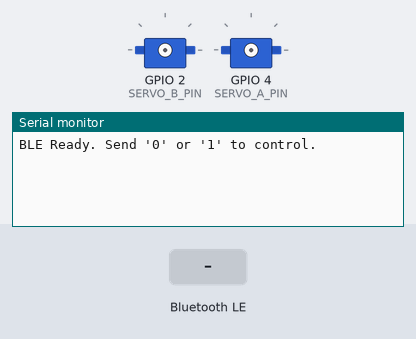
Recording of a sketch running on a simulated ESP32-C3. On the bench: 2 × servo, the last lines printed to the serial monitor. Inputs (shaded band) come from the test bench. Nothing arrives over Bluetooth unless stated; a phone connects over Bluetooth LE 3 s after start.

Above: at 1.2 s.
1.3 s: Bluetooth LE write "1" received
At 3.1 s:
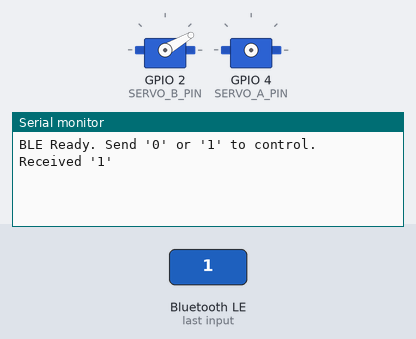
3.8 s: Bluetooth LE write "0" received
At 6.1 s:
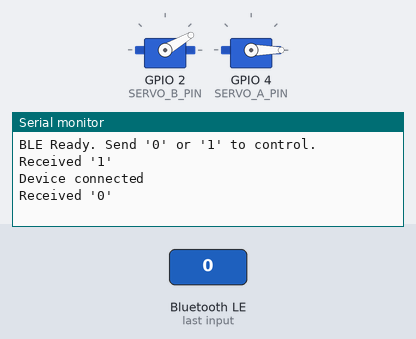

Measured:
- after the input at 1.3 s, the serial monitor: prints a new line at once (image 1)
- after the input at 3.8 s, the serial monitor: prints a new line at once (image 2)

The sketch:

esp32c3.ino
```cpp
#include <BLEDevice.h>
#include <BLEServer.h>
#include <ESP32Servo.h>
#include <esp_sleep.h>
#include <driver/rtc_io.h>

/*
In our example, the switch is on when its top is pressed and servos are on the right of the switch.
*/

#define SERVO_A_PIN 4 // lower servo, control off
#define SERVO_B_PIN 2 // upper servo, control on

// BLE UUID
#define DEVICE_NAME       "Remote Switch"
#define SERVICE_UUID_TIMESYNC       (uint16_t)0x1805
#define CHARACTERISTIC_UUID_PHONETIME (uint16_t)0x2A2B
#define SERVICE_UUID_SERVOCONTROL   (uint16_t)0x1815
#define CHARACTERISTIC_UUID_SERVOSIGNAL (uint16_t)0x2A56

Servo servoA, servoB; // Servo object
bool isActivated = false; // A thread lock, avoid the two servos from working simultanously
unsigned long lastOperationTime = 0; // ms
unsigned long connectStartTime = 0; // ms

// Time Manage
RTC_DATA_ATTR bool timeSynced = false;
RTC_DATA_ATTR long localTime = 0; // s, mod 86400
unsigned long localTime_millis = 0; // ms
unsigned long SLEEP_DURATION = 0; // s
const long SLEEP_WINDOW_START = 10 * 3600; // 10am
const long SLEEP_WINDOW_END = 22 * 3600; // 10pm
const long SLEEP_WINDOW_START_MIDNIGHT = 2 * 3600; // 2am
const long SLEEP_WINDOW_END_MIDNIGHT = 7 * 3600; // 7am
const long DISCONNECT_TIME = 1 * 60 * 1000; // 1 mins

class BLEController {
public:
  BLEServer *pServer = nullptr;
  BLEService *pService_TimeSync = nullptr;
  BLEService *pService_ServoControl = nullptr;
  BLECharacteristic *pChar_PhoneTime = nullptr;
  BLECharacteristic *pChar_ServoSignal = nullptr;
  uint16_t connId = 0;

  void init() {
    BLEDevice::init(DEVICE_NAME);
    BLEDevice::setPower(ESP_PWR_LVL_N9); // Set Tx power to -9dBm (lower than default)
    pServer = BLEDevice::createServer();
    pServer->setCallbacks(new MyServerCallbacks(this));

    // Start Time Sync
    pService_TimeSync = pServer->createService(SERVICE_UUID_TIMESYNC);
    pChar_PhoneTime = pService_TimeSync->createCharacteristic(
      CHARACTERISTIC_UUID_PHONETIME,
      BLECharacteristic::PROPERTY_WRITE
    );
    pChar_PhoneTime->setCallbacks(new PhoneTimeCallbacks(this));
    pService_TimeSync->start();

    // Start Servo Control
    pService_ServoControl = pServer->createService(SERVICE_UUID_SERVOCONTROL);
    pChar_ServoSignal = pService_ServoControl->createCharacteristic(
      CHARACTERISTIC_UUID_SERVOSIGNAL,
      BLECharacteristic::PROPERTY_WRITE
    );
    pChar_ServoSignal->setCallbacks(new ServoSignalCallbacks(this));
    pService_ServoControl->start();

    BLESecurity *pSecurity = new BLESecurity();
    pSecurity->setAuthenticationMode(ESP_LE_AUTH_BOND);     // Allow bonding

    BLEAdvertising *pAdvertising = BLEDevice::getAdvertising();
    pAdvertising->setScanResponse(true);  // Allow to be discovered by scanning
    pAdvertising->setMinInterval(0x0600);  // 1536*0.625ms=960ms
    pAdvertising->setMaxInterval(0x0800); // 2048*0.625ms=1280ms
    BLEDevice::startAdvertising();
    /**/
  }
private:
  class PhoneTimeCallbacks : public BLECharacteristicCallbacks {
  public:
    PhoneTimeCallbacks(BLEController* parent) : parent(parent) {}

    void onWrite(BLECharacteristic *pChar) {
      String value = pChar->getValue(); // The phone send an "HH:MM:SS" time
      localTime_millis = millis();
      localTime = parseTime(value);
      timeSynced = true;
      Serial.println("Time synced: " + value);
    }
  private:
    BLEController* parent;

    long parseTime(String value) {
      long hour = value.substring(0, 2).toInt();
      long minute = value.substring(3, 5).toInt();
      long second = value.substring(6, 8).toInt();

      return hour * 3600 + minute * 60 + second;
    }
  };

  class ServoSignalCallbacks: public BLECharacteristicCallbacks {
  public:
    ServoSignalCallbacks(BLEController* parent) : parent(parent) {}

    void onWrite(BLECharacteristic *pChar) {
      String value = pChar->getValue();

      if(value == "1") {
        Serial.println("Received '1'");
        activateServo(SERVO_B_PIN, servoB, 0, 30); // Turn on, the upper servo rotate 30°
      }
      else if(value == "0") {
        Serial.println("Received '0'");
        activateServo(SERVO_A_PIN, servoA, 30, 0);  // Turn off, the lower servo rotate 30°
      }
    }

  private:
    BLEController* parent;

    void activateServo(int servoPin, Servo &servo, int angle1, int angle2) {
      if(!isActivated){
        isActivated = true;
        delay(30);  // Waiting for stablity

        servo.attach(servoPin);
        servo.write(angle1);
        delay(1000);
        servo.write(angle2);  // restore
        delay(1000);
        servo.detach();

        isActivated = false;
      }
    }
  };

  class MyServerCallbacks: public BLEServerCallbacks {
  public:
    MyServerCallbacks(BLEController* parent) : parent(parent) {}

    void onConnect(BLEServer* pServer) {
      Serial.println("Device connected");
      parent->connId = pServer->getConnId();

      lastOperationTime = millis();
      connectStartTime = millis();
    }

    void onDisconnect(BLEServer* pServer) {
      Serial.println("Device disconnected");
      BLEDevice::startAdvertising();
    }

  private:
    BLEController* parent;
  };
} *MyBLEController;

void setup() {
  Serial.begin(115200);
  lastOperationTime = millis();

  MyBLEController = new BLEController();
  MyBLEController->init();

  Serial.println("BLE Ready. Send '0' or '1' to control.");
}

void loop() {
  delay(5000);
  //Serial.println(String(localTime / 3600) + String((localTime % 3600) / 60) + String((localTime % 60)));
  // Auto dinconnect after about 1 mins of connecting
  if(connectStartTime > 0 && millis() - connectStartTime >= DISCONNECT_TIME && MyBLEController->pServer) {
    if (MyBLEController->pServer->getConnectedCount() > 0) {
      MyBLEController->pServer->disconnect(MyBLEController->connId);
    }
  }

  unsigned long localTime_millis_new = millis();
  localTime += (localTime_millis_new - localTime_millis) / 1000;
  localTime_millis = localTime_millis_new;

  if(timeSynced &&
  localTime % 86400 >= SLEEP_WINDOW_START && localTime % 86400 <= SLEEP_WINDOW_END &&
  millis() - lastOperationTime >= 5 * 60 * 1000) {
    BLEDevice::deinit();
    Serial.println("Ready to enter deep sleep.");

    SLEEP_DURATION = SLEEP_WINDOW_END - localTime % 86400;
    localTime += SLEEP_DURATION;

    esp_sleep_enable_timer_wakeup(SLEEP_DURATION * 1000000ULL); // microsecond
    esp_deep_sleep_start();
  }

  if(timeSynced &&
  localTime % 86400 >= SLEEP_WINDOW_START_MIDNIGHT && localTime % 86400 <= SLEEP_WINDOW_END_MIDNIGHT &&
  millis() - lastOperationTime >= 5 * 60 * 1000) {
    BLEDevice::deinit();
    Serial.println("Ready to enter deep sleep.");

    SLEEP_DURATION = SLEEP_WINDOW_END_MIDNIGHT - localTime % 86400;
    localTime += SLEEP_DURATION;

    esp_sleep_enable_timer_wakeup(SLEEP_DURATION * 1000000ULL); // microsecond
    esp_deep_sleep_start();
  }
}
```
